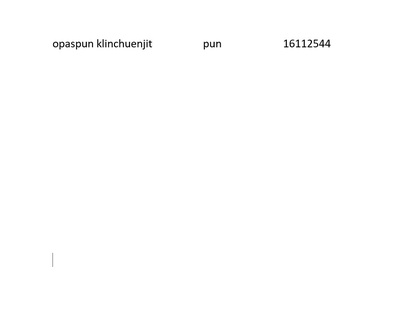
#> input picture data/test_images/word_images/word_4.jpg, 393 x 310 px, shrunk from 921 x 727 before the run
$ jupyter execute morphological_operations.ipynb   (text cells are left out)
#> lines starting #> are read from the running program, lines starting #| are printed output that depends on the picture; after the words box and inside, x2 and y2 are one past the last pixel; in counts of white or black regions, pixels touching at a corner belong together; pictures that were not available may be replaced by others from this repository, and a replacement may not be noted
[cell 1]
import cv2
import numpy as np

# โหลดภาพ
image = cv2.imread("../../data/test_images/word_images/word_4.jpg")
#> image is the input picture: shape (310, 393, 3); min 0, max 255, mean 254.1
if image is None:
    raise FileNotFoundError("ไม่พบไฟล์ภาพ กรุณาตรวจสอบเส้นทางของไฟล์")

# แปลงเป็น Grayscale
gray = cv2.cvtColor(image, cv2.COLOR_BGR2GRAY)

# การ Threshold แบบ Adaptive Gaussian
binary_image = cv2.adaptiveThreshold(
    gray, 255, cv2.ADAPTIVE_THRESH_GAUSSIAN_C, cv2.THRESH_BINARY_INV, 51,30
)
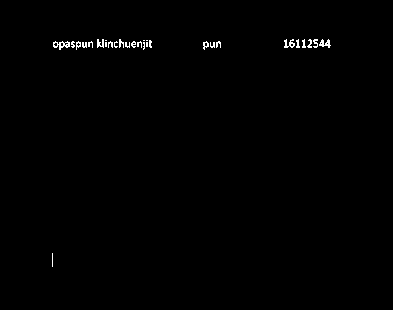
#> binary_image: shape (310, 393); 0.56% white in thin lines or dots, all inside (x1, y1, x2, y2) = (52, 39, 331, 267)

# สร้าง Kernel ขนาด 3x3
kernel = cv2.getStructuringElement(cv2.MORPH_RECT, (3, 3))

# Dilation
dilated_image = cv2.dilate(binary_image, kernel, iterations=1)
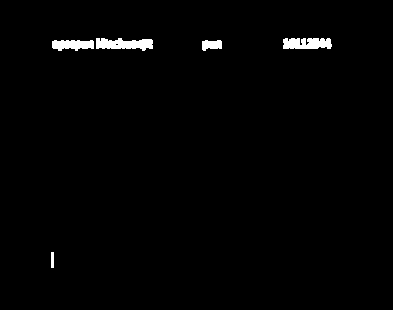
#> dilated_image: shape (310, 393); 1.3% white; 5 white regions, box (x1, y1, x2, y2) and area: (96, 38, 153, 51) 521, (283, 38, 332, 49) 472, (52, 40, 94, 51) 360, (202, 40, 222, 51) 171, (51, 252, 54, 268) 48

cv2.imshow("Original Image", binary_image)
cv2.imshow("Dilated Image", dilated_image)
cv2.waitKey(0)
cv2.destroyAllWindows()

[cell 2]
# โหลดภาพ
image = cv2.imread("../../data/test_images/word_images/word_4.jpg")
if image is None:
    raise FileNotFoundError("ไม่พบไฟล์ภาพ กรุณาตรวจสอบเส้นทางของไฟล์")

# แปลงเป็น Grayscale
gray = cv2.cvtColor(image, cv2.COLOR_BGR2GRAY)

# การ Threshold แบบ Adaptive Gaussian
binary_image = cv2.adaptiveThreshold(
    gray, 255, cv2.ADAPTIVE_THRESH_GAUSSIAN_C, cv2.THRESH_BINARY_INV, 51,30
)

def dilation_image(binary_image, iterations):
    kernel = cv2.getStructuringElement(cv2.MORPH_RECT, (3, 3))
    dilated_image = cv2.dilate(binary_image, kernel, iterations)
    return dilated_image

cv2.imshow("Dilated Image", dilation_image(binary_image, 10))
cv2.waitKey(0)
cv2.destroyAllWindows()

[cell 3]
import cv2
import numpy as np
from matplotlib import pyplot as plt

# โหลดภาพ
#image = cv2.imread("../../data/test_images/word_images/word_10.jpg")
image = cv2.imread("../../data/test_images/transcript/Transcript.jpg")
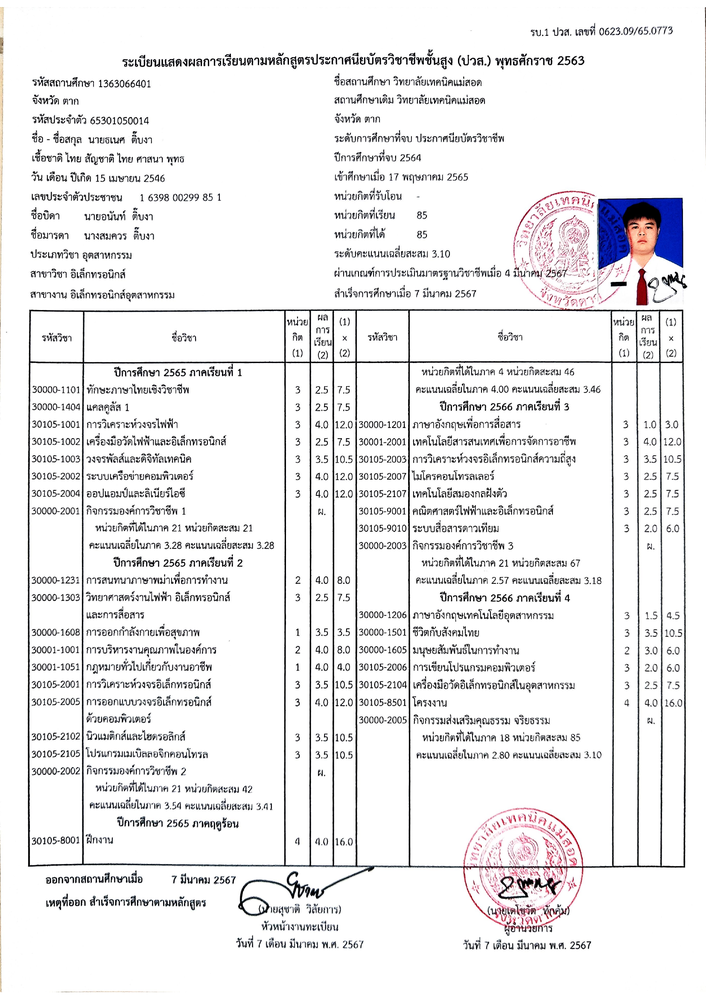
#> input picture scripts/output_images/transcript.png, 706 x 999 px, shrunk from 1654 x 2339 before the run, given in place of Transcript.jpg, which was not available
#> image is the input picture: shape (999, 706, 3); mean B, G, R 236.2, 235.2, 235.8
if image is None:
    raise FileNotFoundError("ไม่พบไฟล์ภาพ กรุณาตรวจสอบเส้นทางของไฟล์")

# แปลงเป็น Grayscale
gray = cv2.cvtColor(image, cv2.COLOR_BGR2GRAY)
#> gray: shape (999, 706)

# การ Threshold แบบ Adaptive Gaussian
binary_image = cv2.adaptiveThreshold(
    gray, 255, cv2.ADAPTIVE_THRESH_GAUSSIAN_C, cv2.THRESH_BINARY_INV, 51,30
)
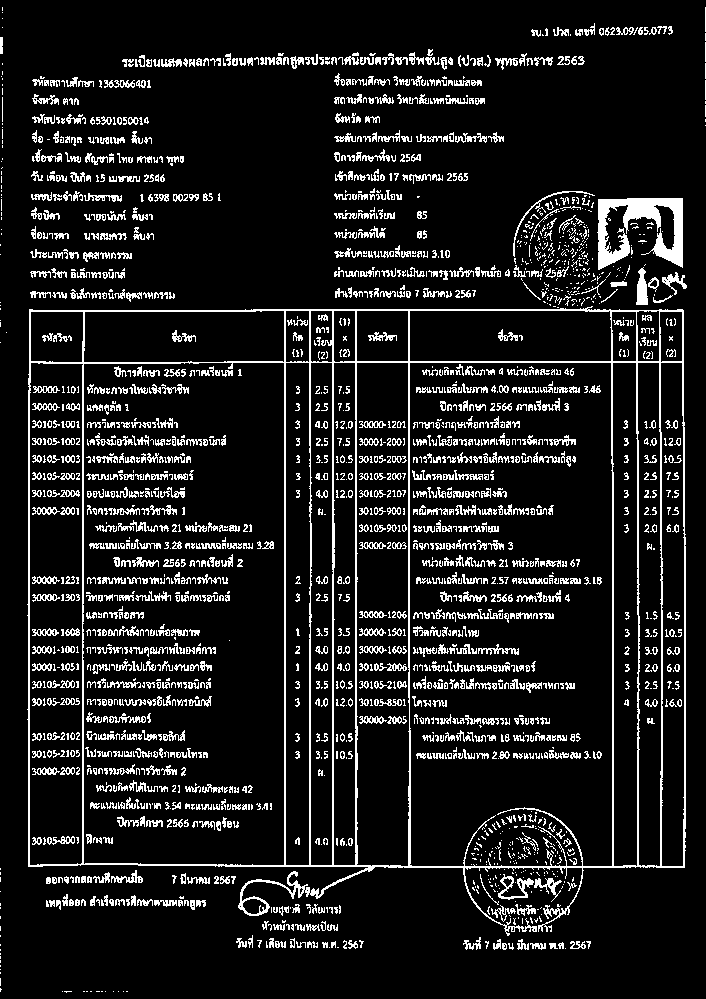
#> binary_image: shape (999, 706); 11.2% white in thin lines or dots

# สร้าง structuring element (kernel)
kernel = np.ones((2, 2), np.uint8)  # ขนาด 5x5 สามารถปรับได้

eroded_image = cv2.erode(binary_image, kernel, iterations=1)
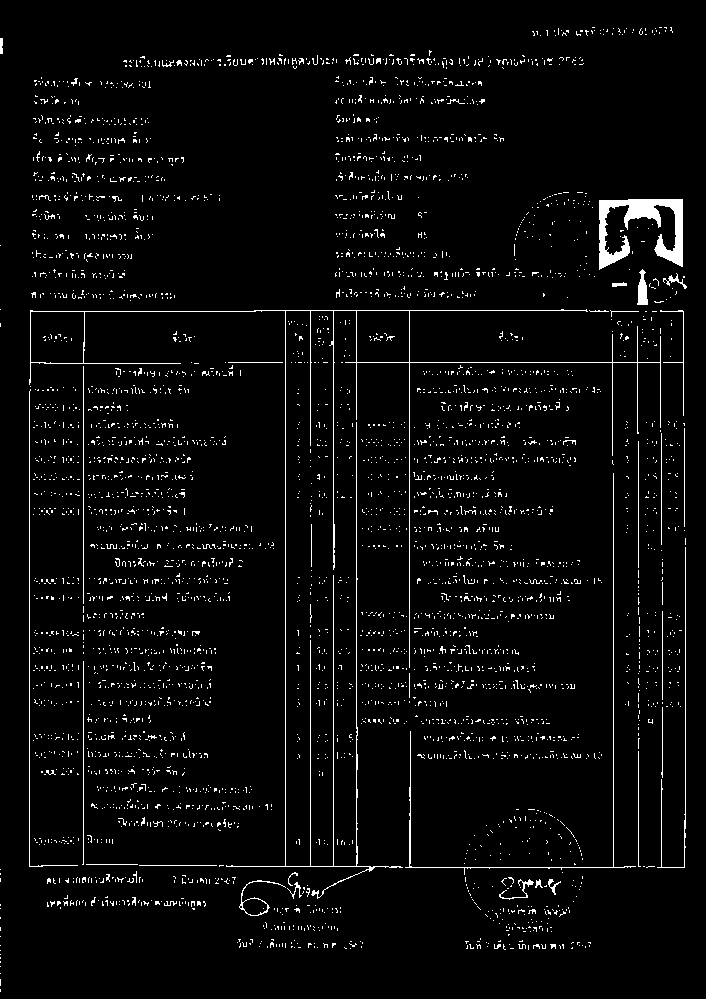
#> eroded_image: shape (999, 706); 3.8% white in thin lines or dots

cv2.imshow("Erosion Image", eroded_image)
cv2.imshow("binary Image", binary_image)
cv2.waitKey(0)
cv2.destroyAllWindows()

[cell 4]
import cv2
import matplotlib.pyplot as plt
import numpy as np

#image = cv2.imread("../../data/test_images/transcript/Transcript.jpg")
image = cv2.imread("../../data/test_images/word_images/word_11.jpg")
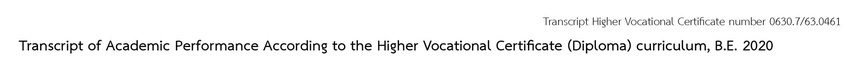
#> input picture data/test_images/word_images/word_11.jpg, 850 x 59 px, shrunk from 1990 x 138 before the run
#> image is the input picture: shape (59, 850, 3); min 0, max 255, mean 241.4
#image = cv2.imread("../../data/test_images/transcript/pun_no_f.jpg")
if image is None:
    raise FileNotFoundError("ไม่พบไฟล์ภาพ กรุณาตรวจสอบเส้นทางของไฟล์")

# แปลงเป็น Grayscale
gray = cv2.cvtColor(image, cv2.COLOR_BGR2GRAY)
#> gray: shape (59, 850)

# การ Threshold แบบ Adaptive Gaussian
binary_image = cv2.adaptiveThreshold(
    gray, 255, cv2.ADAPTIVE_THRESH_GAUSSIAN_C, cv2.THRESH_BINARY_INV, 41,30
)
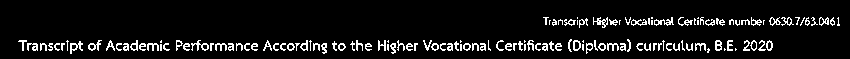
#> binary_image: shape (59, 850); 7.9% white in thin lines or dots, all inside (x1, y1, x2, y2) = (18, 17, 840, 54)

kernel = np.ones((2, 2), np.uint8)

#การขยายภาพ
dilation = cv2.dilate(binary_image, kernel, iterations=1)
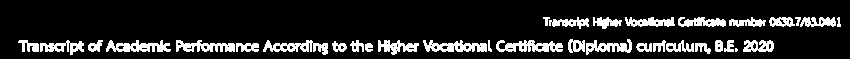
#> dilation: shape (59, 850); 13.9% white; 34 white regions (1 under 20 px), largest, box (x1, y1, x2, y2) and area: (496, 40, 563, 52) 503, (423, 40, 487, 52) 477, (106, 40, 171, 52) 472
#การกร่อนภาพ
erosion = cv2.erode(binary_image, kernel, iterations=1)
#> erosion: shape (59, 850); 2.2% white in thin lines or dots, all inside (x1, y1, x2, y2) = (20, 18, 840, 54)
#การกร่อนภาพ
dilation_erosion = cv2.erode(dilation, kernel, iterations=2)
#> dilation_erosion: shape (59, 850); 3.8% white in thin lines or dots, all inside (x1, y1, x2, y2) = (21, 19, 841, 55)

#opening
opening = cv2.morphologyEx(dilation, cv2.MORPH_OPEN, kernel, iterations=2)
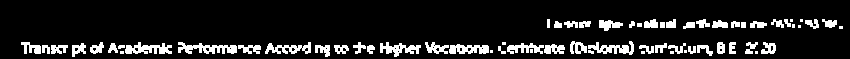
#> opening: shape (59, 850); 11.7% white; 66 white regions (14 under 20 px), largest, box (x1, y1, x2, y2) and area: (178, 42, 237, 54) 391, (125, 42, 172, 54) 341, (588, 41, 634, 55) 305
#closing
closing = cv2.morphologyEx(binary_image, cv2.MORPH_CLOSE, kernel, iterations=5)
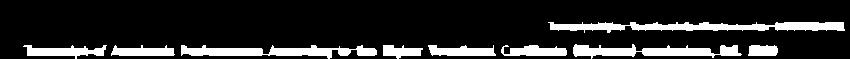
#> closing: shape (59, 850); 15.2% white; 9 white regions, largest, box (x1, y1, x2, y2) and area: (548, 22, 845, 33) 1938, (181, 45, 377, 59) 1471, (573, 44, 742, 59) 1346

#cv2.imshow("Dilation Image", dilation)
#cv2.imshow("Erosion Image", erosion)
#cv2.imshow("dilation_erosion Image", dilation_erosion)
cv2.imshow("binary Image", binary_image)
#cv2.imshow("opening Image", opening)
#cv2.imshow("closing Image", closing)
cv2.waitKey(0)
cv2.destroyAllWindows()
